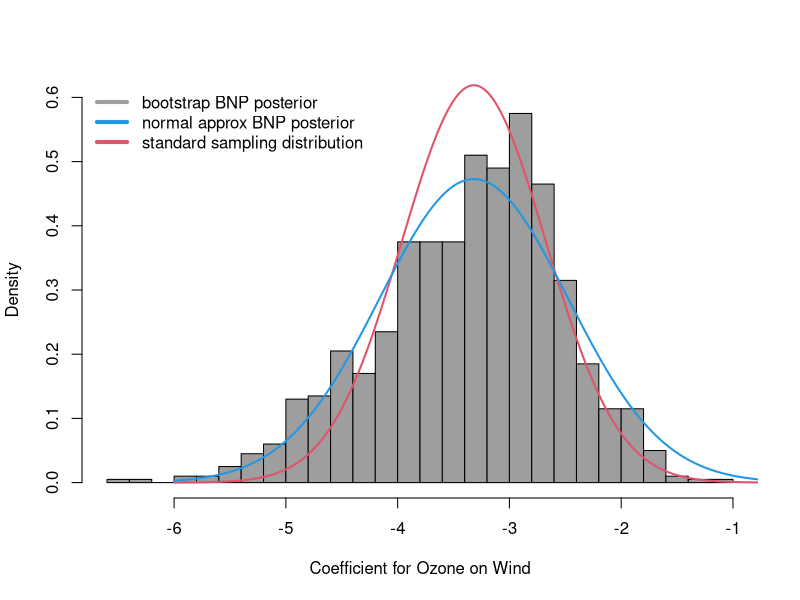

Reproduce this figure in R.
data(airquality)
n <- nrow(airquality)
B <- 1000
beta <- vector(length=B)
for(b in 1:B){
  fit <- lm(Ozone ~., data=airquality, weights=rexp(n))
  beta[b] <- coef(fit)["Wind"]
}

sampfit <- lm(Ozone ~ ., data=airquality)
coef <- summary(sampfit)$coef["Wind",1:2]

x <- as.matrix(cbind(1,na.omit(airquality)[,-1]))
xxi <- solve(crossprod(x))
sandwich <- xxi%*%t(x)%*%diag(sampfit$resid^2)%*%x%*%xxi

hist(beta, col=8, main="", 
  xlab="Coefficient for Ozone on Wind", 
  freq=FALSE,ylim=c(0,0.6),breaks=25)
grid <- seq(-6,5,length=500)
lines(grid, dnorm(grid,coef[1],coef[2]),col=2,lwd=2)
lines(grid, dnorm(grid,coef[1],sqrt(sandwich[3,3])),col=4,lwd=2)
legend("topleft",col=c(8,4,2),lwd=4, 
  legend=c("bootstrap BNP posterior",
  		   "normal approx BNP posterior",
           "standard sampling distribution"),bty="n")
